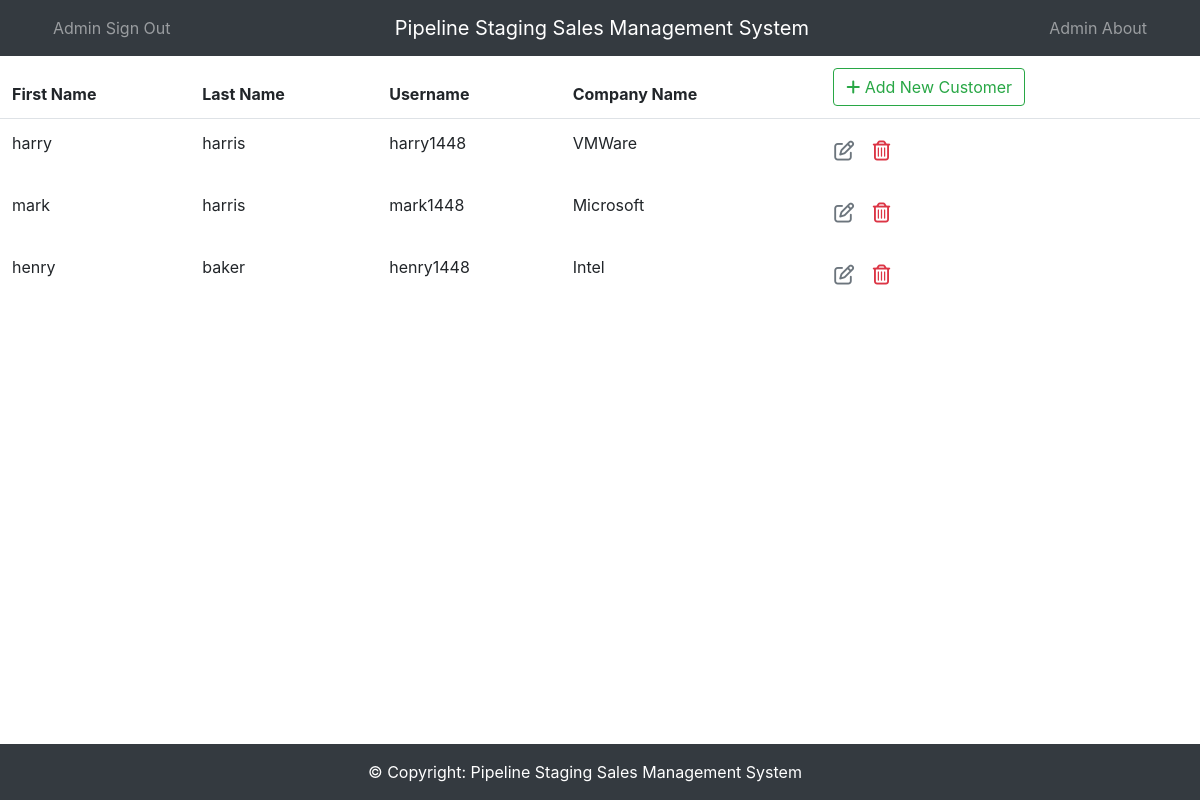
Screenshot of /SalesManagementSystemApp/Home/AdminCustomerList/ with the database file from the repository.
### SalesManagementSystemApp/models.py (models this page shows, shortened)
class Customer(models.Model):
    first_name = models.CharField(max_length=30)
    last_name = models.CharField(max_length=30)
    username = models.CharField(max_length=30)
    company_name = models.CharField(max_length=15)
    password1 = models.CharField(max_length=20)
    password2 = models.CharField(max_length=20)

### SalesManagementSystemApp/views.py (the view)
def AdminCustomerListMethod(request):
    context = {'AdminCustomerList' : Customer.objects.all()}
    return render(request, 'SalesManagementSystemApp/AdminCustomerList.html',
    context)

### SalesManagementSystemApp/templates/SalesManagementSystemApp/AdminCustomerList.html (shortened to what this page needs)
{% load static %}
<!DOCTYPE HTML>
<html lang="en">
    <head>
<link rel="stylesheet"
href="https://stackpath.bootstrapcdn.com/bootstrap/4.3.1/css/bootstrap.min.css"
integrity="sha384-ggOyR0iXCbMQv3Xipma34MD+dH/1fQ784/j6cY/iJTQUOhcWr7x9JvoRxT2MZw1T"
crossorigin="anonymous">
<link rel="stylesheet" href="{% static 'SalesManagementSystemApp/css/newadmincustomerliststyles.css' %}">
<link rel = "stylesheet"
href = "https://cdnjs.cloudflare.com/ajax/libs/font-awesome/6.5.1/css/all.min.css">
</head>
<body>
   <nav class="navbar navbar-expand-lg navbar-dark bg-dark">
    <div class="container">
        <div class="collapse navbar-collapse justify-content-flex-start">
            <ul class="navbar-nav">
                 <li class="nav-item">
                    <a class="nav-link"
                href="{%url 'SalesManagementSystemApp:AdminSignOut'%}">Admin Sign Out</a>
                </li>
            </ul>
        </div>
        <nav class="navbar-brand">Pipeline Staging Sales Management System</nav>
         <div class="collapse navbar-collapse justify-content-end">
             <ul class="navbar-nav">
               <li class="nav-item">
                    <a class="nav-link"
                href="{%url 'SalesManagementSystemApp:AdminAbout'%}">Admin About</a>
                </li>
        </div>
    </div>
  </nav>
{% block content %}
<table class="table table-borderless">
    <thead class="border-bottom font-weight-bold">
        <tr>
            <th>First Name</th>
            <th>Last Name</th>
            <th>Username</th>
            <th>Company Name</th>
            <th>
<a href="{% url 'SalesManagementSystemApp:AdminCustomerInsertPage' %}"
class="btn btn-outline-success">
                    <i class="fas fa-plus"></i> Add New Customer
                </a>
            </th>
        </tr>
    </thead>
    <tbody>
        {% for AdminCustomer in AdminCustomerList %}
        <tr>
            <td>{{ AdminCustomer.first_name }}</td>
            <td>{{ AdminCustomer.last_name }}</td>
            <td>{{ AdminCustomer.username }}</td>
            <td>{{ AdminCustomer.company_name }}</td>
            <td>
<a href="{% url 'SalesManagementSystemApp:AdminCustomerUpdatePage' AdminCustomer.id %}" class="btn text-secondary px-0">
    <i class="far fa-edit fa-lg"></i>
</a>
<form action="{% url 'SalesManagementSystemApp:AdminCustomerDeletePage' AdminCustomer.id %}" method="post" class="d-inline">
    <button type="submit" class="btn">
        <i class="far fa-trash-alt fa-lg text-danger"></i>
    </button>
</form>
            </td>
        </tr>
        {% endfor %}
    </tbody>
</table>
{% endblock content %}
<footer class="bg-dark text-white text-center text-lg-start fixed-bottom">
  <div class="container-fluid p-3 row justify-content-center">
    <div class="row">
     <div class="text-center">
       © Copyright: Pipeline Staging Sales Management System
     </div>
    </div>
  </div>
</footer>
</body>
</html>

### rows the page displays
Customer: first_name "harry", last_name "harris", username "harry1448", company_name "VMWare"
Customer: first_name "mark", last_name "harris", username "mark1448", company_name "Microsoft"
Customer: first_name "henry", last_name "baker", username "henry1448", company_name "Intel"
